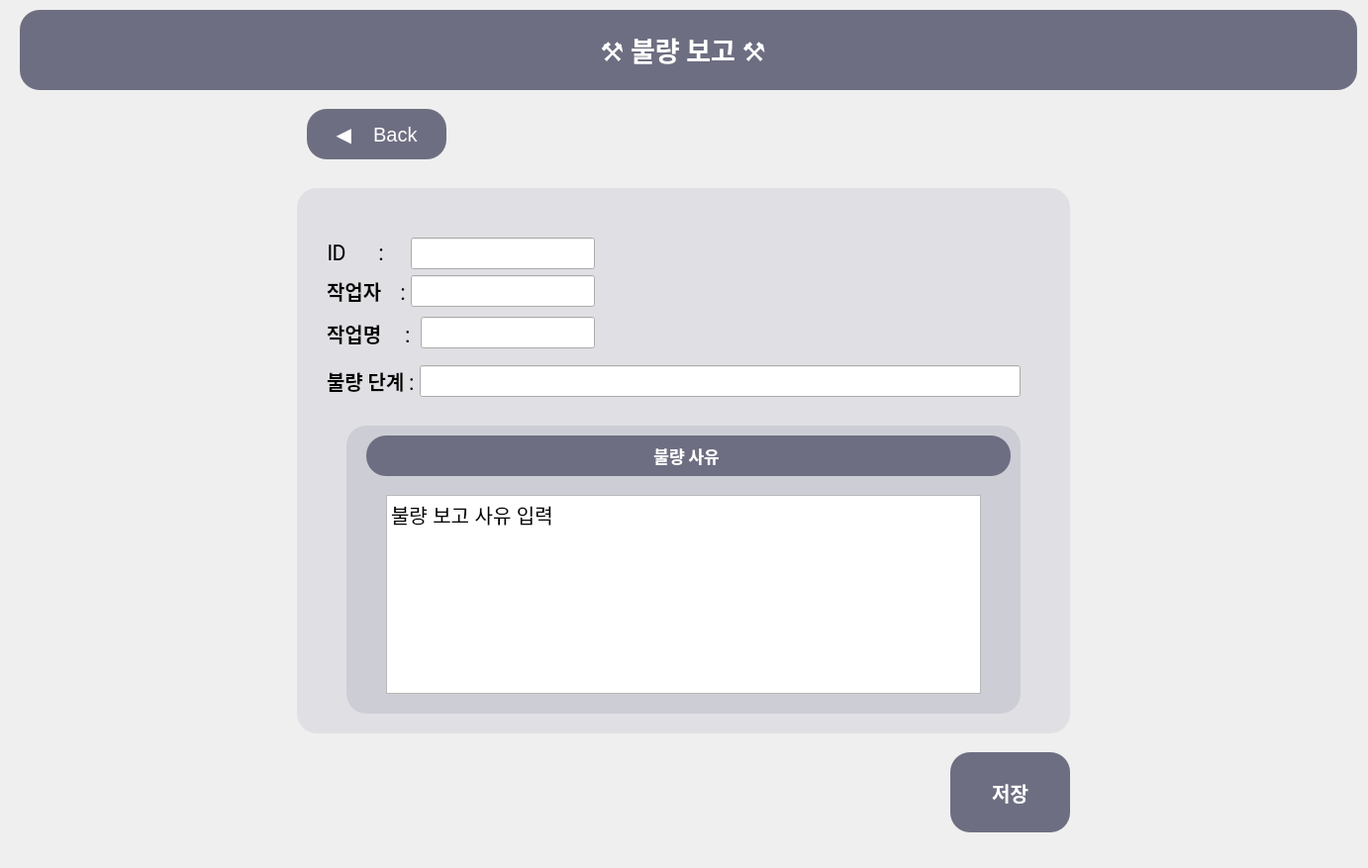
<?xml version="1.0" encoding="UTF-8"?>
<ui version="4.0">
 <class>Dialog</class>
 <widget class="QDialog" name="Dialog">
  <property name="geometry">
   <rect>
    <x>0</x>
    <y>0</y>
    <width>1382</width>
    <height>877</height>
   </rect>
  </property>
  <property name="windowTitle">
   <string>Dialog</string>
  </property>
  <widget class="QGroupBox" name="titleBox">
   <property name="geometry">
    <rect>
     <x>20</x>
     <y>10</y>
     <width>1351</width>
     <height>81</height>
    </rect>
   </property>
   <property name="styleSheet">
    <string notr="true">color:rgb(255,255,255);background-color: rgb(110, 110,130); border-radius: 20px</string>
   </property>
   <property name="title">
    <string/>
   </property>
   <widget class="QLabel" name="titleLabel">
    <property name="geometry">
     <rect>
      <x>370</x>
      <y>20</y>
      <width>600</width>
      <height>40</height>
     </rect>
    </property>
    <property name="maximumSize">
     <size>
      <width>600</width>
      <height>40</height>
     </size>
    </property>
    <property name="font">
     <font>
      <family>Roboto Light</family>
      <pointsize>20</pointsize>
      <weight>75</weight>
      <bold>true</bold>
     </font>
    </property>
    <property name="autoFillBackground">
     <bool>false</bool>
    </property>
    <property name="styleSheet">
     <string notr="true">background-color: rgb(255, 255, 255, 0);</string>
    </property>
    <property name="text">
     <string>⚒️ 불량 보고 ⚒️</string>
    </property>
    <property name="alignment">
     <set>Qt::AlignCenter</set>
    </property>
   </widget>
  </widget>
  <widget class="QLabel" name="Back">
   <property name="geometry">
    <rect>
     <x>300</x>
     <y>190</y>
     <width>781</width>
     <height>551</height>
    </rect>
   </property>
   <property name="styleSheet">
    <string notr="true">background-color: rgba(85, 85, 127, 25); border-radius: 20px</string>
   </property>
   <property name="text">
    <string/>
   </property>
  </widget>
  <widget class="QPushButton" name="saveButton">
   <property name="geometry">
    <rect>
     <x>960</x>
     <y>760</y>
     <width>121</width>
     <height>81</height>
    </rect>
   </property>
   <property name="font">
    <font>
     <pointsize>15</pointsize>
     <weight>75</weight>
     <bold>true</bold>
    </font>
   </property>
   <property name="styleSheet">
    <string notr="true">color:rgb(255,255,255);background-color: rgb(110, 110,130); border-radius: 20px</string>
   </property>
   <property name="text">
    <string>저장</string>
   </property>
  </widget>
  <widget class="QLabel" name="Back2">
   <property name="geometry">
    <rect>
     <x>350</x>
     <y>430</y>
     <width>681</width>
     <height>291</height>
    </rect>
   </property>
   <property name="styleSheet">
    <string notr="true">background-color: rgba(85, 85, 127, 35); border-radius: 20px</string>
   </property>
   <property name="text">
    <string/>
   </property>
  </widget>
  <widget class="QLabel" name="reasonTitle">
   <property name="geometry">
    <rect>
     <x>370</x>
     <y>440</y>
     <width>651</width>
     <height>41</height>
    </rect>
   </property>
   <property name="font">
    <font>
     <family>Ubuntu Mono</family>
     <pointsize>13</pointsize>
     <weight>75</weight>
     <bold>true</bold>
    </font>
   </property>
   <property name="styleSheet">
    <string notr="true">color:rgb(255,255,255);background-color: rgb(110, 110,130); border-radius: 20px</string>
   </property>
   <property name="text">
    <string>불량 사유 </string>
   </property>
   <property name="alignment">
    <set>Qt::AlignCenter</set>
   </property>
  </widget>
  <widget class="QPlainTextEdit" name="reasonTextEdit">
   <property name="geometry">
    <rect>
     <x>390</x>
     <y>500</y>
     <width>601</width>
     <height>201</height>
    </rect>
   </property>
   <property name="font">
    <font>
     <pointsize>15</pointsize>
    </font>
   </property>
   <property name="plainText">
    <string>불량 보고 사유 입력 </string>
   </property>
   <property name="overwriteMode">
    <bool>false</bool>
   </property>
  </widget>
  <widget class="QWidget" name="layoutWidget_2">
   <property name="geometry">
    <rect>
     <x>330</x>
     <y>240</y>
     <width>271</width>
     <height>71</height>
    </rect>
   </property>
   <layout class="QFormLayout" name="formLayout_2">
    <item row="0" column="0">
     <widget class="QLabel" name="ID">
      <property name="maximumSize">
       <size>
        <width>600</width>
        <height>40</height>
       </size>
      </property>
      <property name="font">
       <font>
        <family>Roboto Light</family>
        <pointsize>15</pointsize>
        <weight>75</weight>
        <bold>true</bold>
       </font>
      </property>
      <property name="autoFillBackground">
       <bool>false</bool>
      </property>
      <property name="styleSheet">
       <string notr="true">background-color: rgb(255, 255, 255, 0);</string>
      </property>
      <property name="text">
       <string>ID       : </string>
      </property>
      <property name="alignment">
       <set>Qt::AlignCenter</set>
      </property>
     </widget>
    </item>
    <item row="0" column="1">
     <widget class="QLineEdit" name="idLabel">
      <property name="font">
       <font>
        <pointsize>15</pointsize>
        <weight>75</weight>
        <bold>true</bold>
       </font>
      </property>
      <property name="text">
       <string/>
      </property>
      <property name="readOnly">
       <bool>true</bool>
      </property>
     </widget>
    </item>
    <item row="1" column="0">
     <widget class="QLabel" name="Name">
      <property name="maximumSize">
       <size>
        <width>600</width>
        <height>40</height>
       </size>
      </property>
      <property name="font">
       <font>
        <family>Roboto Light</family>
        <pointsize>15</pointsize>
        <weight>75</weight>
        <bold>true</bold>
       </font>
      </property>
      <property name="autoFillBackground">
       <bool>false</bool>
      </property>
      <property name="styleSheet">
       <string notr="true">background-color: rgb(255, 255, 255, 0);</string>
      </property>
      <property name="text">
       <string>작업자    :</string>
      </property>
      <property name="alignment">
       <set>Qt::AlignCenter</set>
      </property>
     </widget>
    </item>
    <item row="1" column="1">
     <widget class="QLineEdit" name="nameLabel">
      <property name="font">
       <font>
        <pointsize>15</pointsize>
        <weight>75</weight>
        <bold>true</bold>
       </font>
      </property>
      <property name="text">
       <string/>
      </property>
      <property name="readOnly">
       <bool>true</bool>
      </property>
     </widget>
    </item>
   </layout>
  </widget>
  <widget class="QPushButton" name="backButton">
   <property name="geometry">
    <rect>
     <x>310</x>
     <y>110</y>
     <width>141</width>
     <height>51</height>
    </rect>
   </property>
   <property name="font">
    <font>
     <pointsize>15</pointsize>
    </font>
   </property>
   <property name="styleSheet">
    <string notr="true">color:rgb(255,255,255);background-color: rgb(110, 110,130); border-radius: 20px</string>
   </property>
   <property name="text">
    <string>◀️    Back</string>
   </property>
  </widget>
  <widget class="QWidget" name="layoutWidget">
   <property name="geometry">
    <rect>
     <x>330</x>
     <y>320</y>
     <width>271</width>
     <height>33</height>
    </rect>
   </property>
   <layout class="QHBoxLayout" name="horizontalLayout">
    <item>
     <widget class="QLabel" name="workName">
      <property name="maximumSize">
       <size>
        <width>600</width>
        <height>40</height>
       </size>
      </property>
      <property name="font">
       <font>
        <family>Roboto Light</family>
        <pointsize>15</pointsize>
        <weight>75</weight>
        <bold>true</bold>
       </font>
      </property>
      <property name="autoFillBackground">
       <bool>false</bool>
      </property>
      <property name="styleSheet">
       <string notr="true">background-color: rgb(255, 255, 255, 0);</string>
      </property>
      <property name="text">
       <string>작업명     : </string>
      </property>
      <property name="alignment">
       <set>Qt::AlignLeading|Qt::AlignLeft|Qt::AlignVCenter</set>
      </property>
     </widget>
    </item>
    <item>
     <widget class="QLineEdit" name="worknameLabel">
      <property name="font">
       <font>
        <pointsize>15</pointsize>
        <weight>75</weight>
        <bold>true</bold>
       </font>
      </property>
      <property name="text">
       <string/>
      </property>
      <property name="readOnly">
       <bool>true</bool>
      </property>
     </widget>
    </item>
   </layout>
  </widget>
  <widget class="QWidget" name="layoutWidget">
   <property name="geometry">
    <rect>
     <x>330</x>
     <y>360</y>
     <width>701</width>
     <height>51</height>
    </rect>
   </property>
   <layout class="QHBoxLayout" name="horizontalLayout_2">
    <item>
     <widget class="QLabel" name="errorPart">
      <property name="maximumSize">
       <size>
        <width>600</width>
        <height>40</height>
       </size>
      </property>
      <property name="font">
       <font>
        <family>Roboto Light</family>
        <pointsize>15</pointsize>
        <weight>75</weight>
        <bold>true</bold>
       </font>
      </property>
      <property name="autoFillBackground">
       <bool>false</bool>
      </property>
      <property name="styleSheet">
       <string notr="true">background-color: rgb(255, 255, 255, 0);</string>
      </property>
      <property name="text">
       <string>불량 단계 :</string>
      </property>
      <property name="alignment">
       <set>Qt::AlignLeading|Qt::AlignLeft|Qt::AlignVCenter</set>
      </property>
     </widget>
    </item>
    <item>
     <widget class="QLineEdit" name="errorpartLabel">
      <property name="font">
       <font>
        <pointsize>15</pointsize>
        <weight>75</weight>
        <bold>true</bold>
       </font>
      </property>
      <property name="text">
       <string/>
      </property>
      <property name="readOnly">
       <bool>true</bool>
      </property>
     </widget>
    </item>
   </layout>
  </widget>
 </widget>
 <resources/>
 <connections/>
</ui>
